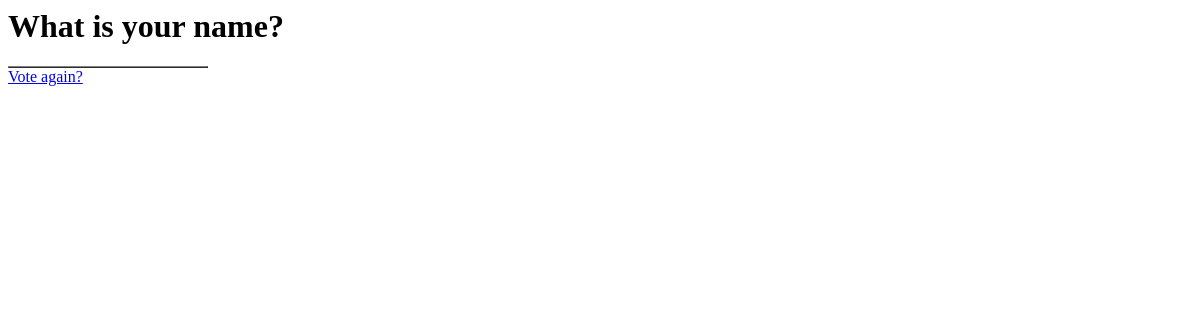
The page /polls/2/results/ on the database as committed earlier.
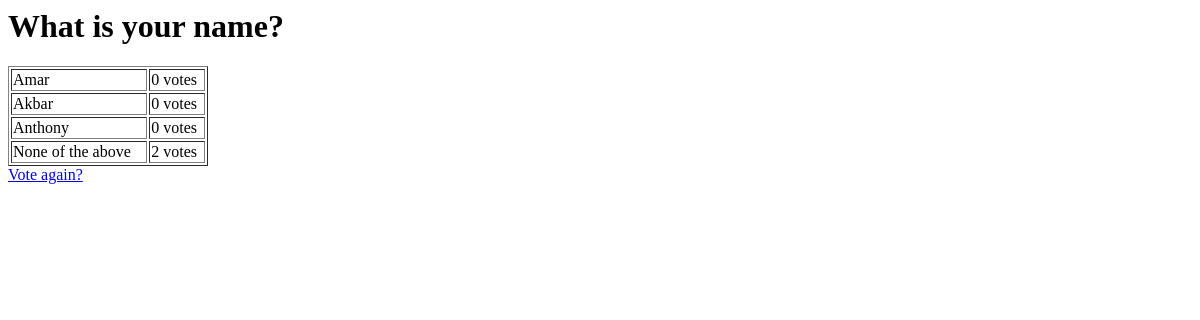
The same page on the database as committed later.
### polls/models.py (models this page shows, shortened)
class Question(models.Model):
    question_text = models.CharField(max_length=200)
    pub_date = models.DateTimeField('date published')
    def was_published_recently(self):
        now = timezone.now()
        return now - timedelta(days=1) <= self.pub_date <= now
    was_published_recently.admin_order_field = 'pub_date'
    was_published_recently.boolean = True
    was_published_recently.short_description = 'Published recently?'

class Choice(models.Model):
    question = models.ForeignKey(Question, on_delete=models.CASCADE)
    choice_text = models.CharField(max_length=200)
    votes = models.IntegerField(default=0)

### polls/views.py (the view)
# urls.py: url(r'^(?P<pk>[0-9]+)/results/$', views.ResultsView.as_view(), name='results'),
class ResultsView(generic.DetailView):
    model = Question
    template_name = 'polls/results.html'

### polls/templates/polls/results.html
<h1>{{ question.question_text }}</h1>
<table border="1" width="200">
    {% for choice in question.choice_set.all %}
        <tr>
            <td>{{ choice.choice_text }}</td>
            <td>{{ choice.votes }} vote{{ choice.votes|pluralize }}</td>
        </tr>
    {% endfor %}
</table>
<a href="{% url 'polls:detail' question.id %}">Vote again?</a>

Rows that differ between the two databases and show on the page:
added Choice: choice_text "Amar", votes "0"
added Choice: choice_text "Akbar", votes "0"
added Choice: choice_text "Anthony", votes "0"
added Choice: choice_text "None of the above", votes "2"
